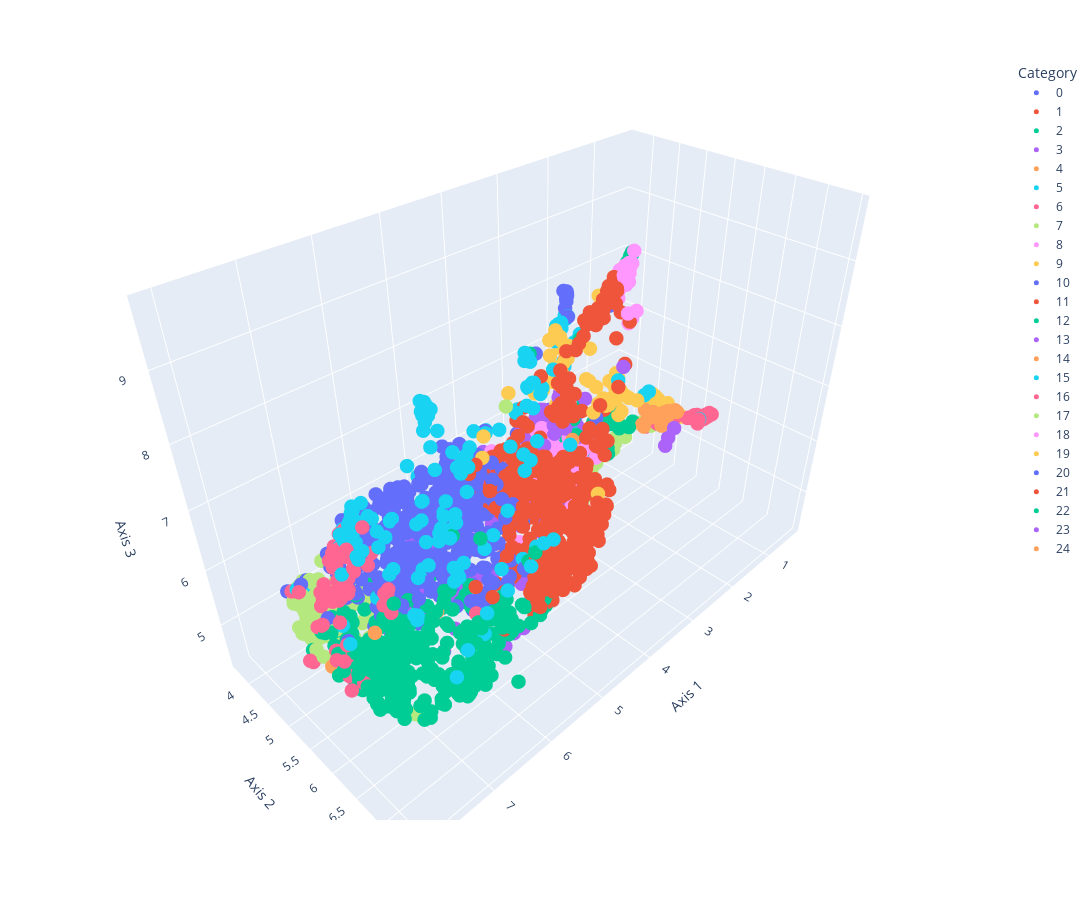

Notebook code cell kept with this figure:
### Code cell
fig = px.scatter_3d(UMAP_3D_Data, 
                    x='Axis 1', 
                    y='Axis 2', 
                    z='Axis 3',
                    color = "Category",
                    hover_data=['Metadata_EOS', "Metadata_Plate", "Metadata_Concentration"])

fig.update_layout(
    autosize=False,
    width=1300, ### change width
    height=900, ### change height
    #title = "If you want a title it goes here"])
    )

### marker size
fig.update_traces(marker={'size': 5})

fig.show()

### save as html file!
fig.write_html("./Figures/" + str(date.today()) + "_UMAP_3D.html")

### Figure 1 — Plotly figure (JSON) as saved in the notebook; plotly's stock layout.template omitted (floating-point values rounded to 4 significant figures; data arrays with more than 128 entries replaced by an {"elided": "..."} marker saying what was removed)
{"data": [{"customdata": {"elided": "375x3 mixed values"}, "hovertemplate": "Category=0<br>Axis 1=%{x}<br>Axis 2=%{y}<br>Axis 3=%{z}<br>Metadata_EOS=%{customdata[0]}<br>Metadata_Plate=%{customdata[1]}<br>Metadata_Concentration=%{customdata[2]}<extra></extra>", "legendgroup": "0", "marker": {"color": "#636efa", "size": 5, "symbol": "circle"}, "mode": "markers", "name": "0", "scene": "scene", "showlegend": true, "type": "scatter3d", "x": {"elided": "375 float values"}, "y": {"elided": "375 float values"}, "z": {"elided": "375 float values"}}, {"customdata": {"elided": "376x3 mixed values"}, "hovertemplate": "Category=1<br>Axis 1=%{x}<br>Axis 2=%{y}<br>Axis 3=%{z}<br>Metadata_EOS=%{customdata[0]}<br>Metadata_Plate=%{customdata[1]}<br>Metadata_Concentration=%{customdata[2]}<extra></extra>", "legendgroup": "1", "marker": {"color": "#EF553B", "size": 5, "symbol": "circle"}, "mode": "markers", "name": "1", "scene": "scene", "showlegend": true, "type": "scatter3d", "x": {"elided": "376 float values"}, "y": {"elided": "376 float values"}, "z": {"elided": "376 float values"}}, {"customdata": {"elided": "340x3 mixed values"}, "hovertemplate": "Category=2<br>Axis 1=%{x}<br>Axis 2=%{y}<br>Axis 3=%{z}<br>Metadata_EOS=%{customdata[0]}<br>Metadata_Plate=%{customdata[1]}<br>Metadata_Concentration=%{customdata[2]}<extra></extra>", "legendgroup": "2", "marker": {"color": "#00cc96", "size": 5, "symbol": "circle"}, "mode": "markers", "name": "2", "scene": "scene", "showlegend": true, "type": "scatter3d", "x": {"elided": "340 float values"}, "y": {"elided": "340 float values"}, "z": {"elided": "340 float values"}}, {"customdata": {"elided": "169x3 mixed values"}, "hovertemplate": "Category=3<br>Axis 1=%{x}<br>Axis 2=%{y}<br>Axis 3=%{z}<br>Metadata_EOS=%{customdata[0]}<br>Metadata_Plate=%{customdata[1]}<br>Metadata_Concentration=%{customdata[2]}<extra></extra>", "legendgroup": "3", "marker": {"color": "#ab63fa", "size": 5, "symbol": "circle"}, "mode": "markers", "name": "3", "scene": "scene", "showlegend": true, "type": "scatter3d", "x": {"elided": "169 float values"}, "y": {"elided": "169 float values"}, "z": {"elided": "169 float values"}}, {"customdata": [["EOS102385", "B1007", 10], ["EOS102321", "B1007", 10], ["EOS100800", "B1003", 10], ["EOS101294", "B1004", 10], ["EOS101377", "B1004", 10], ["EOS102386", "B1007", 10]], "hovertemplate": "Category=4<br>Axis 1=%{x}<br>Axis 2=%{y}<br>Axis 3=%{z}<br>Metadata_EOS=%{customdata[0]}<br>Metadata_Plate=%{customdata[1]}<br>Metadata_Concentration=%{customdata[2]}<extra></extra>", "legendgroup": "4", "marker": {"color": "#FFA15A", "size": 5, "symbol": "circle"}, "mode": "markers", "name": "4", "scene": "scene", "showlegend": true, "type": "scatter3d", "x": [7.81, 7.768, 6.908, 6.199, 7.061, 7.394], "y": [5.62, 5.676, 6.63, 6.281, 5.232, 6.021], "z": [5.485, 5.569, 6.507, 6.511, 6.419, 6.066]}, {"customdata": {"elided": "135x3 mixed values"}, "hovertemplate": "Category=5<br>Axis 1=%{x}<br>Axis 2=%{y}<br>Axis 3=%{z}<br>Metadata_EOS=%{customdata[0]}<br>Metadata_Plate=%{customdata[1]}<br>Metadata_Concentration=%{customdata[2]}<extra></extra>", "legendgroup": "5", "marker": {"color": "#19d3f3", "size": 5, "symbol": "circle"}, "mode": "markers", "name": "5", "scene": "scene", "showlegend": true, "type": "scatter3d", "x": {"elided": "135 float values"}, "y": {"elided": "135 float values"}, "z": {"elided": "135 float values"}}, {"customdata": {"elided": "62x3 mixed values"}, "hovertemplate": "Category=6<br>Axis 1=%{x}<br>Axis 2=%{y}<br>Axis 3=%{z}<br>Metadata_EOS=%{customdata[0]}<br>Metadata_Plate=%{customdata[1]}<br>Metadata_Concentration=%{customdata[2]}<extra></extra>", "legendgroup": "6", "marker": {"color": "#FF6692", "size": 5, "symbol": "circle"}, "mode": "markers", "name": "6", "scene": "scene", "showlegend": true, "type": "scatter3d", "x": [7.791, 7.643, 7.376, 7.422, 7.5, 6.678, 7.768, 7.517, 7.711, 7.538, 7.813, 7.497, 7.378, 7.595, 7.425, 7.625, 7.783, 7.877, 7.507, 7.095, 7.503, 7.579, 8.022, 7.836, 7.628, 7.605, 7.645, 7.532, 7.657, 7.92, 7.73, 7.549, 7.913, 7.283, 7.34, 7.591, 7.943, 7.544, 7.358, 7.487, 7.919, 7.674, 7.614, 7.829, 7.819, 7.536, 7.807, 7.898, 7.56, 7.267, 7.341, 7.577, 7.503, 7.695, 7.571, 7.565, 6.582, 7.697, 7.465, 8.012, 7.56, 2.453], "y": [5.643, 5.862, 5.544, 5.81, 5.487, 7.051, 5.046, 4.301, 5.734, 5.734, 6.055, 5.531, 6.057, 6.12, 5.743, 5.652, 5.386, 5.715, 6.586, 5.693, 5.688, 5.641, 6.353, 5.759, 5.993, 5.746, 5.841, 5.569, 5.492, 5.789, 5.636, 6.682, 5.754, 5.898, 5.501, 6.617, 6.329, 5.101, 5.265, 6.584, 6.213, 5.785, 6.145, 6.037, 5.07, 6.611, 6.321, 5.94, 6.616, 5.331, 5.56, 5.571, 5.799, 6.086, 5.986, 5.937, 5.29, 5.912, 5.532, 6.386, 4.598, 4.8], "z": [6.74, 6.965, 7.062, 6.931, 6.831, 6.619, 5.067, 5.63, 6.601, 7.185, 5.654, 6.646, 7.717, 7.432, 7.517, 6.637, 5.977, 6.331, 7.191, 6.926, 7.247, 6.46, 6.339, 6.75, 6.915, 6.588, 7.2, 6.082, 6.673, 6.417, 5.716, 6.996, 6.374, 6.994, 7.093, 7.091, 6.522, 5.954, 6.824, 7.235, 6.772, 5.686, 7.331, 5.678, 5.151, 7.124, 5.771, 5.926, 7.245, 7.107, 7.202, 7.043, 6.866, 6.967, 7.473, 7.334, 6.071, 6.936, 7.166, 5.873, 5.852, 4.491]}, {"customdata": {"elided": "217x3 mixed values"}, "hovertemplate": "Category=7<br>Axis 1=%{x}<br>Axis 2=%{y}<br>Axis 3=%{z}<br>Metadata_EOS=%{customdata[0]}<br>Metadata_Plate=%{customdata[1]}<br>Metadata_Concentration=%{customdata[2]}<extra></extra>", "legendgroup": "7", "marker": {"color": "#B6E880", "size": 5, "symbol": "circle"}, "mode": "markers", "name": "7", "scene": "scene", "showlegend": true, "type": "scatter3d", "x": {"elided": "217 float values"}, "y": {"elided": "217 float values"}, "z": {"elided": "217 float values"}}, {"customdata": {"elided": "146x3 mixed values"}, "hovertemplate": "Category=8<br>Axis 1=%{x}<br>Axis 2=%{y}<br>Axis 3=%{z}<br>Metadata_EOS=%{customdata[0]}<br>Metadata_Plate=%{customdata[1]}<br>Metadata_Concentration=%{customdata[2]}<extra></extra>", "legendgroup": "8", "marker": {"color": "#FF97FF", "size": 5, "symbol": "circle"}, "mode": "markers", "name": "8", "scene": "scene", "showlegend": true, "type": "scatter3d", "x": {"elided": "146 float values"}, "y": {"elided": "146 float values"}, "z": {"elided": "146 float values"}}, {"customdata": {"elided": "66x3 mixed values"}, "hovertemplate": "Category=9<br>Axis 1=%{x}<br>Axis 2=%{y}<br>Axis 3=%{z}<br>Metadata_EOS=%{customdata[0]}<br>Metadata_Plate=%{customdata[1]}<br>Metadata_Concentration=%{customdata[2]}<extra></extra>", "legendgroup": "9", "marker": {"color": "#FECB52", "size": 5, "symbol": "circle"}, "mode": "markers", "name": "9", "scene": "scene", "showlegend": true, "type": "scatter3d", "x": [3.535, 3.831, 3.439, 4.478, 2.977, 2.967, 3.946, 3.274, 3.198, 4.846, 3.381, 3.943, 3.154, 3.063, 5.991, 3.879, 4.442, 2.901, 6.028, 4.018, 3.44, 3.046, 2.728, 3.714, 3.729, 3.454, 3.448, 4.22, 3.509, 3.405, 3.792, 3.539, 3.57, 3.329, 3.721, 3.547, 3.363, 3.44, 4.134, 3.075, 2.75, 3.347, 2.635, 2.646, 4.483, 4.287, 3.377, 4.331, 3.277, 2.881, 4.371, 2.494, 3.599, 3.838, 3.362, 3.376, 2.709, 3.414, 3.123, 0.6939, 3.854, 3.477, 3.53, 3.428, 3.722, 3.69], "y": [6.168, 6.208, 5.364, 6.166, 5.305, 6.018, 5.524, 6.004, 5.831, 5.687, 6.183, 5.58, 6.084, 5.431, 6.477, 6.258, 6.87, 5.434, 6.555, 5.673, 5.165, 5.421, 5.565, 5.471, 5.42, 5.247, 5.137, 5.584, 5.216, 5.359, 6.052, 6.208, 5.296, 5.958, 5.291, 5.215, 5.147, 5.218, 5.815, 6.004, 5.75, 5.284, 5.707, 5.99, 5.784, 5.992, 6.202, 6.03, 6.001, 6.023, 5.817, 5.514, 5.41, 5.664, 6.166, 6.216, 5.61, 6.15, 6.07, 4.778, 5.584, 6.245, 6.299, 6.24, 5.409, 6.166], "z": [7.563, 7.613, 7.916, 8.374, 7.359, 7.402, 8.231, 7.405, 7.371, 8.132, 7.943, 7.855, 7.593, 7.942, 8.146, 9.32, 6.981, 7.25, 8.492, 8.146, 7.069, 7.41, 6.946, 7.667, 7.775, 8.154, 8.261, 7.803, 8.241, 7.991, 8.938, 7.964, 7.665, 7.331, 8.278, 8.252, 7.959, 8.192, 8.107, 7.455, 6.849, 8.04, 6.838, 7.161, 8.009, 8.222, 7.923, 8.278, 7.382, 7.324, 8.023, 6.744, 7.78, 8.131, 7.991, 7.944, 6.929, 7.616, 7.565, 5.857, 7.917, 7.874, 9.561, 7.896, 7.867, 7.668]}, {"customdata": {"elided": "59x3 mixed values"}, "hovertemplate": "Category=10<br>Axis 1=%{x}<br>Axis 2=%{y}<br>Axis 3=%{z}<br>Metadata_EOS=%{customdata[0]}<br>Metadata_Plate=%{customdata[1]}<br>Metadata_Concentration=%{customdata[2]}<extra></extra>", "legendgroup": "10", "marker": {"color": "#636efa", "size": 5, "symbol": "circle"}, "mode": "markers", "name": "10", "scene": "scene", "showlegend": true, "type": "scatter3d", "x": [5.819, 3.218, 4.681, 4.013, 2.706, 3.054, 4.564, 3.279, 2.588, 5.025, 2.812, 2.149, 4.915, 3.527, 3.264, 3.129, 4.207, 4.259, 3.769, 3.582, 6.006, 5.007, 3.658, 3.84, 4.628, 2.699, 3.734, 4.911, 2.775, 4.468, 4.448, 2.788, 2.819, 3.902, 3.501, 3.937, 6.459, 3.439, 2.639, 3.517, 6.214, 6.362, 4.829, 4.976, 2.607, 3.323, 2.837, 4.006, 3.231, 2.881, 4.321, 4.558, 2.66, 3.728, 2.565, 4.682, 4.959, 4.528, 2.579], "y": [4.189, 4.165, 4.16, 4.121, 4.221, 4.182, 3.998, 4.263, 4.434, 4.153, 4.389, 4.018, 4.127, 4.43, 4.23, 4.224, 4.289, 4.379, 4.538, 4.136, 4.02, 4.111, 4.199, 4.611, 4.156, 4.63, 4.117, 4.223, 4.362, 4.019, 4.005, 4.41, 4.341, 4.271, 4.114, 4.083, 3.913, 4.315, 4.553, 4.494, 3.951, 3.968, 4.254, 4.08, 4.303, 4.119, 4.288, 4.79, 4.302, 4.246, 4.014, 3.991, 4.496, 4.129, 4.436, 4.091, 4.107, 4.059, 4.45], "z": [4.624, 5.481, 4.747, 4.804, 5.35, 4.926, 4.622, 5.317, 4.81, 4.739, 5.287, 5.193, 4.755, 6.253, 5.23, 5.324, 5.264, 5.514, 5.143, 5.35, 4.469, 4.695, 5.317, 5.281, 4.954, 5.496, 5.327, 4.908, 6.3, 4.655, 4.646, 5.316, 5.278, 5.448, 5.339, 4.789, 4.346, 5.802, 4.858, 5.195, 4.527, 4.431, 4.959, 4.669, 4.761, 5.396, 4.756, 5.29, 5.422, 4.79, 4.67, 4.612, 4.85, 5.346, 5.074, 4.797, 4.724, 4.685, 4.933]}, {"customdata": {"elided": "57x3 mixed values"}, "hovertemplate": "Category=11<br>Axis 1=%{x}<br>Axis 2=%{y}<br>Axis 3=%{z}<br>Metadata_EOS=%{customdata[0]}<br>Metadata_Plate=%{customdata[1]}<br>Metadata_Concentration=%{customdata[2]}<extra></extra>", "legendgroup": "11", "marker": {"color": "#EF553B", "size": 5, "symbol": "circle"}, "mode": "markers", "name": "11", "scene": "scene", "showlegend": true, "type": "scatter3d", "x": [4.241, 4.037, 3.768, 3.951, 4.237, 4.186, 4.378, 3.751, 4.274, 4.02, 3.741, 4.172, 4.21, 4.312, 4.065, 3.979, 4.012, 4.195, 4.064, 3.984, 3.943, 4.021, 3.791, 4.279, 3.472, 3.642, 4.086, 4.091, 4.067, 3.749, 3.968, 4.093, 4.098, 4.084, 4.345, 4.309, 3.642, 4.026, 3.919, 4.271, 4.116, 3.998, 4.209, 4.334, 3.844, 4.15, 3.982, 4.439, 4.247, 4.151, 4.662, 4.223, 4.578, 3.774, 4.257, 4.08, 4.188], "y": [6.551, 6.529, 6.548, 6.448, 6.593, 6.498, 6.633, 6.248, 6.441, 6.45, 6.641, 6.593, 6.521, 6.507, 6.415, 6.61, 6.609, 6.407, 6.604, 6.49, 6.559, 6.654, 6.537, 6.641, 5.543, 6.529, 6.227, 6.521, 6.481, 6.298, 6.485, 6.642, 6.612, 6.565, 6.335, 6.181, 6.532, 6.517, 6.564, 6.494, 6.589, 6.565, 6.333, 6.523, 6.535, 6.534, 6.608, 6.273, 6.297, 6.513, 6.071, 6.644, 6.312, 6.389, 6.419, 6.379, 6.525], "z": [9.343, 9.433, 8.126, 9.473, 9.362, 9.134, 9.283, 7.707, 9.195, 9.387, 9.066, 9.363, 9.308, 9.259, 9.21, 9.38, 9.534, 9.271, 9.499, 9.455, 9.527, 9.567, 9.17, 9.376, 7.438, 8.399, 9.057, 7.575, 9.23, 9.415, 9.47, 9.518, 9.466, 9.401, 8.799, 8.085, 8.393, 9.414, 9.534, 9.237, 9.458, 9.479, 8.935, 9.231, 8.841, 9.211, 9.559, 8.797, 8.834, 9.355, 8.46, 9.296, 8.609, 9.568, 9.135, 9.14, 9.364]}, {"customdata": [["EOS101804", "B1006", 10], ["EOS100499", "B1002", 10], ["EOS101209", "B1004", 10], ["EOS101293", "B1004", 10], ["EOS100824", "B1003", 10], ["EOS100414", "B1002", 10], ["EOS100280", "B1001", 10], ["EOS100465", "B1002", 10], ["EOS101240", "B1004", 10], ["EOS101632", "B1005", 10], ["EOS100193", "B1001", 10], ["EOS100028", "B1001", 10], ["EOS102000", "B1006", 10], ["EOS101805", "B1006", 10], ["EOS100536", "B1002", 10], ["EOS100070", "B1001", 10], ["EOS100353", "B1002", 10], ["EOS100880", "B1003", 10], ["EOS101764", "B1006", 10], ["EOS100342", "B1001", 10], ["EOS101310", "B1004", 10], ["EOS100333", "B1001", 10], ["EOS101567", "B1005", 10], ["EOS100135", "B1001", 10], ["EOS101357", "B1004", 10], ["EOS100124", "B1001", 10], ["EOS102393", "B1007", 10], ["EOS100544", "B1002", 10]], "hovertemplate": "Category=12<br>Axis 1=%{x}<br>Axis 2=%{y}<br>Axis 3=%{z}<br>Metadata_EOS=%{customdata[0]}<br>Metadata_Plate=%{customdata[1]}<br>Metadata_Concentration=%{customdata[2]}<extra></extra>", "legendgroup": "12", "marker": {"color": "#00cc96", "size": 5, "symbol": "circle"}, "mode": "markers", "name": "12", "scene": "scene", "showlegend": true, "type": "scatter3d", "x": [2.25, 2.141, 3.112, 2.274, 2.899, 2.696, 2.575, 2.739, 2.056, 2.855, 2.276, 2.711, 2.161, 2.28, 6.338, 2.291, 5.391, 2.016, 2.538, 2.775, 2.809, 2.63, 2.742, 2.896, 2.216, 2.001, 2.492, 3.064], "y": [5.362, 5.101, 4.475, 5.393, 5.072, 5.543, 4.563, 4.621, 5.0, 5.61, 4.749, 5.56, 4.765, 5.584, 4.228, 5.082, 4.123, 5.246, 5.089, 4.63, 4.955, 4.764, 4.648, 4.33, 5.343, 5.431, 4.678, 5.826], "z": [6.261, 6.086, 5.921, 6.21, 6.234, 6.719, 6.473, 6.014, 5.524, 6.772, 5.309, 6.04, 5.961, 6.327, 4.9, 6.439, 4.65, 6.048, 5.864, 6.024, 5.802, 6.25, 5.845, 5.883, 6.213, 6.221, 6.526, 7.185]}, {"customdata": {"elided": "67x3 mixed values"}, "hovertemplate": "Category=13<br>Axis 1=%{x}<br>Axis 2=%{y}<br>Axis 3=%{z}<br>Metadata_EOS=%{customdata[0]}<br>Metadata_Plate=%{customdata[1]}<br>Metadata_Concentration=%{customdata[2]}<extra></extra>", "legendgroup": "13", "marker": {"color": "#ab63fa", "size": 5, "symbol": "circle"}, "mode": "markers", "name": "13", "scene": "scene", "showlegend": true, "type": "scatter3d", "x": [2.609, 3.503, 2.205, 2.816, 2.461, 1.891, 2.906, 2.139, 2.832, 3.428, 3.411, 3.025, 2.345, 2.541, 1.908, 2.34, 2.275, 3.083, 3.441, 2.94, 3.323, 2.121, 3.671, 2.44, 2.424, 2.551, 2.556, 2.638, 2.864, 3.321, 2.47, 1.88, 3.608, 3.119, 2.831, 3.557, 2.972, 2.505, 1.892, 2.732, 2.743, 1.875, 3.104, 2.477, 3.093, 2.704, 2.827, 3.68, 1.876, 2.963, 2.007, 2.258, 3.828, 2.762, 2.758, 2.825, 3.831, 3.188, 2.772, 2.859, 2.438, 3.616, 2.922, 2.932, 1.923, 3.087, 2.498], "y": [4.443, 4.483, 4.066, 4.137, 4.469, 4.776, 4.314, 4.125, 4.12, 4.541, 5.186, 5.34, 4.396, 4.933, 4.817, 4.483, 4.055, 4.433, 5.134, 4.452, 4.666, 5.066, 5.409, 4.281, 4.545, 4.783, 4.462, 4.453, 4.396, 4.518, 4.364, 4.826, 5.398, 4.85, 4.196, 5.233, 4.632, 4.405, 4.783, 4.632, 4.62, 4.79, 4.671, 4.296, 4.793, 4.09, 4.215, 6.537, 4.804, 4.431, 4.903, 4.465, 5.709, 4.565, 4.559, 4.146, 4.9, 4.486, 5.062, 4.162, 4.944, 5.461, 4.311, 4.62, 4.773, 4.625, 4.448], "z": [6.519, 6.284, 5.296, 6.094, 6.03, 6.026, 6.343, 5.306, 6.006, 6.426, 7.188, 7.064, 6.029, 5.823, 6.114, 5.447, 5.31, 5.86, 6.556, 6.35, 6.418, 6.232, 7.71, 5.967, 6.017, 5.919, 6.189, 6.491, 6.076, 6.269, 6.266, 6.076, 7.459, 6.551, 6.13, 6.804, 6.468, 5.986, 6.063, 6.664, 6.378, 6.023, 6.374, 5.961, 6.676, 6.024, 6.157, 8.375, 6.068, 6.422, 6.094, 5.985, 7.116, 6.618, 6.415, 6.095, 6.553, 6.332, 5.861, 6.098, 5.843, 7.338, 6.323, 6.522, 6.109, 6.429, 6.145]}, {"customdata": [["EOS100030", "B1001", 10], ["EOS100174", "B1001", 10], ["EOS100156", "B1001", 10], ["EOS101430", "B1005", 10], ["EOS100063", "B1001", 10], ["EOS100157", "B1001", 10], ["EOS102283", "B1007", 10], ["EOS101521", "B1005", 10], ["EOS100432", "B1002", 10], ["EOS100953", "B1003", 10], ["EOS100682", "B1002", 10], ["EOS100990", "B1003", 10], ["EOS101960", "B1006", 10], ["EOS100463", "B1002", 10], ["EOS101246", "B1004", 10], ["EOS100586", "B1002", 10], ["EOS101257", "B1004", 10], ["EOS100958", "B1003", 10], ["EOS102018", "B1006", 10], ["EOS100603", "B1002", 10], ["EOS100370", "B1002", 10], ["EOS101216", "B1004", 10], ["EOS100822", "B1003", 10], ["EOS101752", "B1005", 10], ["EOS100699", "B1002", 10], ["EOS100649", "B1002", 10], ["EOS100850", "B1003", 10]], "hovertemplate": "Category=14<br>Axis 1=%{x}<br>Axis 2=%{y}<br>Axis 3=%{z}<br>Metadata_EOS=%{customdata[0]}<br>Metadata_Plate=%{customdata[1]}<br>Metadata_Concentration=%{customdata[2]}<extra></extra>", "legendgroup": "14", "marker": {"color": "#FFA15A", "size": 5, "symbol": "circle"}, "mode": "markers", "name": "14", "scene": "scene", "showlegend": true, "type": "scatter3d", "x": [1.98, 1.83, 2.029, 1.898, 1.741, 1.908, 1.887, 1.573, 1.692, 1.767, 1.695, 1.781, 1.878, 1.882, 2.045, 2.142, 1.823, 1.808, 3.909, 1.657, 2.133, 1.775, 1.713, 1.895, 1.866, 2.107, 1.81], "y": [5.977, 5.831, 5.738, 5.815, 5.823, 6.01, 5.781, 5.878, 5.754, 5.952, 5.988, 6.019, 5.819, 5.716, 6.015, 5.757, 5.968, 6.029, 5.923, 5.998, 5.753, 5.81, 5.861, 5.779, 5.991, 5.704, 5.861], "z": [6.602, 6.387, 6.431, 6.489, 6.407, 6.645, 6.434, 6.325, 6.262, 6.527, 6.549, 6.592, 6.436, 6.478, 6.45, 6.354, 6.519, 6.611, 7.072, 6.506, 6.649, 6.363, 6.391, 6.425, 6.61, 6.353, 6.5]}, {"customdata": [["EOS101115", "B1004", 10], ["EOS100631", "B1002", 10], ["EOS102418", "B1007", 10], ["EOS100703", "B1002", 10], ["EOS101673", "B1005", 10], ["EOS100700", "B1002", 10], ["EOS102379", "B1007", 10], ["EOS100154", "B1001", 10], ["EOS101944", "B1006", 10], ["EOS100604", "B1002", 10], ["EOS100601", "B1002", 10], ["EOS100837", "B1003", 10], ["EOS101221", "B1004", 10], ["EOS101399", "B1004", 10], ["EOS101392", "B1004", 10], ["EOS101334", "B1004", 10], ["EOS101474", "B1005", 10], ["EOS101282", "B1004", 10], ["EOS101299", "B1004", 10], ["EOS101609", "B1005", 10], ["EOS100479", "B1002", 10], ["EOS100039", "B1001", 10], ["EOS100179", "B1001", 10], ["EOS100489", "B1002", 10]], "hovertemplate": "Category=15<br>Axis 1=%{x}<br>Axis 2=%{y}<br>Axis 3=%{z}<br>Metadata_EOS=%{customdata[0]}<br>Metadata_Plate=%{customdata[1]}<br>Metadata_Concentration=%{customdata[2]}<extra></extra>", "legendgroup": "15", "marker": {"color": "#19d3f3", "size": 5, "symbol": "circle"}, "mode": "markers", "name": "15", "scene": "scene", "showlegend": true, "type": "scatter3d", "x": [3.387, 3.282, 2.55, 3.639, 2.428, 0.8112, 2.623, 3.184, 2.562, 2.677, 2.935, 2.689, 2.531, 3.274, 2.477, 0.8929, 3.326, 3.218, 3.012, 3.073, 3.076, 3.081, 2.559, 3.269], "y": [5.072, 4.993, 4.53, 6.434, 4.523, 4.8, 4.541, 4.998, 4.507, 4.553, 5.023, 4.582, 4.875, 5.041, 4.533, 4.775, 5.078, 5.025, 5.189, 4.954, 5.019, 4.977, 4.479, 5.018], "z": [8.047, 8.21, 6.681, 8.117, 5.843, 5.96, 7.106, 8.14, 6.861, 6.845, 7.832, 7.23, 5.76, 8.148, 6.371, 5.913, 7.982, 8.249, 8.057, 8.278, 8.291, 8.235, 6.85, 8.242]}, {"customdata": [["EOS101610", "B1005", 10], ["EOS100864", "B1003", 10], ["EOS100976", "B1003", 10], ["EOS100856", "B1003", 10], ["EOS100774", "B1003", 10], ["EOS100064", "B1001", 10], ["EOS100024", "B1001", 10], ["EOS100746", "B1003", 10], ["EOS102288", "B1007", 10], ["EOS100847", "B1003", 10], ["EOS100987", "B1003", 10], ["EOS100289", "B1001", 10], ["EOS101582", "B1005", 10], ["EOS101402", "B1004", 10], ["EOS100251", "B1001", 10], ["EOS100296", "B1001", 10], ["EOS100312", "B1001", 10], ["EOS101473", "B1005", 10], ["EOS100410", "B1002", 10], ["EOS100418", "B1002", 10], ["EOS100422", "B1002", 10], ["EOS101820", "B1006", 10], ["EOS101584", "B1005", 10], ["EOS101232", "B1004", 10], ["EOS101534", "B1005", 10], ["EOS101098", "B1004", 10], ["EOS101725", "B1005", 10], ["EOS101051", "B1003", 10], ["EOS100635", "B1002", 10], ["EOS101036", "B1003", 10], ["EOS101012", "B1003", 10], ["EOS100999", "B1003", 10], ["EOS101179", "B1004", 10], ["EOS101886", "B1006", 10]], "hovertemplate": "Category=16<br>Axis 1=%{x}<br>Axis 2=%{y}<br>Axis 3=%{z}<br>Metadata_EOS=%{customdata[0]}<br>Metadata_Plate=%{customdata[1]}<br>Metadata_Concentration=%{customdata[2]}<extra></extra>", "legendgroup": "16", "marker": {"color": "#FF6692", "size": 5, "symbol": "circle"}, "mode": "markers", "name": "16", "scene": "scene", "showlegend": true, "type": "scatter3d", "x": [0.9044, 1.723, 1.263, 1.001, 1.309, 1.667, 1.079, 1.618, 1.38, 1.174, 0.9952, 1.395, 1.047, 1.056, 1.109, 1.125, 0.981, 1.55, 1.047, 1.079, 1.05, 0.9373, 1.18, 0.9955, 1.091, 1.432, 0.9699, 1.144, 0.9198, 1.016, 0.9356, 1.564, 1.619, 1.184], "y": [6.088, 5.481, 6.056, 6.129, 6.259, 5.65, 6.179, 5.824, 6.207, 6.226, 6.126, 6.188, 6.179, 5.846, 6.143, 6.275, 6.14, 5.91, 5.788, 6.226, 5.824, 6.088, 6.214, 6.165, 6.2, 6.249, 6.079, 6.197, 6.097, 5.956, 6.052, 5.952, 5.845, 6.24], "z": [6.176, 6.016, 6.289, 6.206, 6.333, 6.131, 6.262, 6.299, 6.261, 6.329, 6.208, 6.418, 6.252, 6.04, 6.255, 6.341, 6.205, 6.327, 6.005, 6.296, 6.034, 6.173, 6.287, 6.235, 6.273, 6.379, 6.169, 6.289, 6.177, 6.1, 6.143, 6.388, 6.301, 6.307]}, {"customdata": {"elided": "58x3 mixed values"}, "hovertemplate": "Category=17<br>Axis 1=%{x}<br>Axis 2=%{y}<br>Axis 3=%{z}<br>Metadata_EOS=%{customdata[0]}<br>Metadata_Plate=%{customdata[1]}<br>Metadata_Concentration=%{customdata[2]}<extra></extra>", "legendgroup": "17", "marker": {"color": "#B6E880", "size": 5, "symbol": "circle"}, "mode": "markers", "name": "17", "scene": "scene", "showlegend": true, "type": "scatter3d", "x": [2.223, 2.334, 1.984, 1.759, 1.677, 2.366, 1.979, 1.769, 1.91, 2.278, 1.293, 1.818, 2.254, 1.826, 1.979, 1.83, 1.51, 1.578, 1.849, 2.09, 1.904, 1.547, 1.564, 2.29, 1.81, 2.004, 1.642, 1.812, 2.16, 1.917, 1.262, 2.063, 1.805, 1.66, 1.807, 1.683, 1.991, 2.678, 2.016, 1.829, 2.38, 1.946, 7.086, 2.096, 1.872, 1.703, 2.083, 2.452, 1.718, 2.183, 1.85, 2.308, 1.91, 2.272, 2.092, 1.932, 1.904, 1.989], "y": [4.353, 4.755, 4.567, 4.909, 4.63, 4.726, 4.585, 4.428, 4.647, 4.661, 5.012, 4.455, 4.726, 4.461, 4.607, 4.499, 4.657, 4.704, 4.492, 4.444, 4.566, 4.702, 4.943, 4.706, 4.707, 4.474, 4.619, 4.631, 4.34, 4.916, 4.714, 4.477, 4.669, 5.536, 4.944, 4.653, 4.594, 4.444, 4.645, 4.453, 4.378, 4.877, 6.36, 4.524, 4.42, 4.328, 4.717, 4.618, 4.642, 4.088, 4.52, 4.753, 4.713, 4.249, 4.83, 4.967, 4.621, 4.632], "z": [4.835, 4.474, 4.457, 5.536, 5.07, 5.147, 4.973, 4.542, 4.961, 5.299, 5.656, 4.5, 4.695, 4.544, 4.429, 4.466, 5.099, 5.087, 4.468, 4.797, 4.507, 5.089, 5.646, 5.24, 5.262, 5.448, 5.032, 5.052, 4.885, 5.447, 5.209, 4.887, 5.071, 6.031, 5.466, 5.01, 4.447, 5.401, 5.017, 4.508, 4.813, 5.928, 4.526, 5.354, 4.541, 4.597, 5.27, 4.964, 5.057, 5.274, 4.482, 4.498, 5.793, 5.405, 5.622, 5.513, 5.158, 4.903]}, {"customdata": [["EOS101084", "B1004", 10], ["EOS100689", "B1002", 10], ["EOS100934", "B1003", 10], ["EOS101166", "B1004", 10], ["EOS101205", "B1004", 10], ["EOS101197", "B1004", 10], ["EOS101229", "B1004", 10], ["EOS101176", "B1004", 10], ["EOS101028", "B1003", 10], ["EOS101305", "B1004", 10], ["EOS101728", "B1005", 10], ["EOS102437", "B1007", 10], ["EOS101668", "B1005", 10], ["EOS101292", "B1004", 10], ["EOS101651", "B1005", 10], ["EOS101649", "B1005", 10], ["EOS101544", "B1005", 10], ["EOS102327", "B1007", 10], ["EOS101515", "B1005", 10], ["EOS101312", "B1004", 10], ["EOS101349", "B1004", 10], ["EOS100636", "B1002", 10], ["EOS101436", "B1005", 10], ["EOS100542", "B1002", 10], ["EOS101502", "B1005", 10]], "hovertemplate": "Category=18<br>Axis 1=%{x}<br>Axis 2=%{y}<br>Axis 3=%{z}<br>Metadata_EOS=%{customdata[0]}<br>Metadata_Plate=%{customdata[1]}<br>Metadata_Concentration=%{customdata[2]}<extra></extra>", "legendgroup": "18", "marker": {"color": "#FF97FF", "size": 5, "symbol": "circle"}, "mode": "markers", "name": "18", "scene": "scene", "showlegend": true, "type": "scatter3d", "x": [3.673, 3.683, 3.818, 3.629, 3.341, 3.728, 3.705, 3.58, 3.505, 3.582, 3.619, 3.582, 3.55, 3.74, 3.536, 3.512, 3.564, 3.956, 3.759, 3.535, 3.668, 3.747, 3.517, 3.647, 3.732], "y": [6.618, 6.593, 6.615, 6.352, 6.321, 6.507, 6.507, 6.337, 6.433, 6.452, 6.343, 6.468, 6.439, 6.606, 6.356, 6.383, 6.452, 6.538, 6.524, 6.281, 6.532, 6.631, 6.396, 6.658, 6.439], "z": [9.077, 9.116, 9.561, 9.596, 9.743, 9.592, 9.501, 9.556, 9.671, 9.667, 9.327, 9.656, 9.563, 9.161, 9.628, 9.647, 9.679, 9.448, 9.632, 9.533, 9.522, 9.044, 9.667, 9.18, 9.297]}, {"customdata": [["EOS100834", "B1003", 10], ["EOS100855", "B1003", 10], ["EOS100950", "B1003", 10], ["EOS100500", "B1002", 10], ["EOS100503", "B1002", 10], ["EOS100898", "B1003", 10], ["EOS100408", "B1002", 10], ["EOS100376", "B1002", 10], ["EOS100270", "B1001", 10], ["EOS100948", "B1003", 10], ["EOS100140", "B1001", 10], ["EOS100598", "B1002", 10], ["EOS100440", "B1002", 10], ["EOS102252", "B1007", 10], ["EOS101517", "B1005", 10], ["EOS101711", "B1005", 10], ["EOS101532", "B1005", 10], ["EOS101302", "B1004", 10], ["EOS101196", "B1004", 10], ["EOS101796", "B1006", 10], ["EOS101807", "B1006", 10], ["EOS101852", "B1006", 10], ["EOS101389", "B1004", 10], ["EOS101744", "B1005", 10], ["EOS101281", "B1004", 10], ["EOS101633", "B1005", 10], ["EOS101985", "B1006", 10], ["EOS101455", "B1005", 10], ["EOS102036", "B1006", 10], ["EOS102282", "B1007", 10], ["EOS102337", "B1007", 10], ["EOS102159", "B1007", 10], ["EOS101101", "B1004", 10]], "hovertemplate": "Category=19<br>Axis 1=%{x}<br>Axis 2=%{y}<br>Axis 3=%{z}<br>Metadata_EOS=%{customdata[0]}<br>Metadata_Plate=%{customdata[1]}<br>Metadata_Concentration=%{customdata[2]}<extra></extra>", "legendgroup": "19", "marker": {"color": "#FECB52", "size": 5, "symbol": "circle"}, "mode": "markers", "name": "19", "scene": "scene", "showlegend": true, "type": "scatter3d", "x": [0.9183, 0.5604, 0.4098, 0.5621, 0.5833, 0.3791, 0.7053, 0.5896, 0.5762, 0.6425, 0.6472, 0.7683, 0.4384, 0.5137, 0.4099, 0.4399, 1.001, 0.4929, 0.6302, 0.4845, 0.663, 0.5707, 0.6604, 0.5442, 0.4534, 0.454, 0.4863, 0.5739, 0.6054, 0.6072, 0.5484, 0.6508, 0.6651], "y": [4.948, 4.934, 4.889, 4.818, 4.846, 4.874, 4.79, 4.864, 4.859, 4.716, 4.739, 4.832, 4.881, 4.889, 4.918, 4.891, 5.65, 4.885, 4.858, 4.912, 4.834, 4.837, 4.913, 4.893, 4.918, 4.894, 4.908, 4.759, 4.819, 4.8, 4.884, 4.871, 4.747], "z": [5.675, 5.58, 5.493, 5.706, 5.672, 5.498, 5.776, 5.372, 5.414, 5.657, 5.823, 5.715, 5.543, 5.597, 5.599, 5.551, 5.943, 5.599, 5.626, 5.575, 5.778, 5.686, 5.629, 5.547, 5.526, 5.552, 5.542, 5.749, 5.7, 5.662, 5.635, 5.709, 5.765]}, {"customdata": [["EOS101682", "B1005", 10], ["EOS101479", "B1005", 10], ["EOS100618", "B1002", 10], ["EOS100986", "B1003", 10], ["EOS101773", "B1006", 10], ["EOS101113", "B1004", 10], ["EOS100122", "B1001", 10], ["EOS100103", "B1001", 10], ["EOS101076", "B1004", 10], ["EOS100061", "B1001", 10], ["EOS100992", "B1003", 10], ["EOS100759", "B1003", 10]], "hovertemplate": "Category=20<br>Axis 1=%{x}<br>Axis 2=%{y}<br>Axis 3=%{z}<br>Metadata_EOS=%{customdata[0]}<br>Metadata_Plate=%{customdata[1]}<br>Metadata_Concentration=%{customdata[2]}<extra></extra>", "legendgroup": "20", "marker": {"color": "#636efa", "size": 5, "symbol": "circle"}, "mode": "markers", "name": "20", "scene": "scene", "showlegend": true, "type": "scatter3d", "x": [2.946, 2.958, 2.906, 2.902, 3.038, 2.904, 2.895, 2.945, 2.971, 2.916, 3.082, 3.106], "y": [4.856, 4.867, 4.833, 4.82, 4.925, 4.817, 4.813, 4.801, 4.884, 4.84, 5.023, 5.78], "z": [8.479, 8.464, 8.483, 8.518, 8.367, 8.492, 8.536, 8.557, 8.44, 8.531, 8.29, 8.74]}, {"customdata": [["EOS101684", "B1005", 10], ["EOS100234", "B1001", 10], ["EOS101661", "B1005", 10], ["EOS100492", "B1002", 10], ["EOS101612", "B1005", 10], ["EOS100406", "B1002", 10], ["EOS100001", "B1001", 10], ["EOS100861", "B1003", 10], ["EOS101206", "B1004", 10], ["EOS100922", "B1003", 10], ["EOS100806", "B1003", 10], ["EOS101103", "B1004", 10]], "hovertemplate": "Category=21<br>Axis 1=%{x}<br>Axis 2=%{y}<br>Axis 3=%{z}<br>Metadata_EOS=%{customdata[0]}<br>Metadata_Plate=%{customdata[1]}<br>Metadata_Concentration=%{customdata[2]}<extra></extra>", "legendgroup": "21", "marker": {"color": "#EF553B", "size": 5, "symbol": "circle"}, "mode": "markers", "name": "21", "scene": "scene", "showlegend": true, "type": "scatter3d", "x": [1.007, 1.006, 1.018, 1.008, 0.9591, 0.9763, 0.9817, 0.9926, 0.9749, 0.9623, 0.9701, 2.582], "y": [3.684, 3.704, 3.72, 3.723, 3.683, 3.729, 3.688, 3.699, 3.735, 3.699, 3.716, 4.478], "z": [4.482, 4.503, 4.512, 4.527, 4.485, 4.515, 4.496, 4.502, 4.524, 4.499, 4.512, 5.882]}, {"customdata": [["EOS101069", "B1004", 10], ["EOS101252", "B1004", 10], ["EOS101287", "B1004", 10], ["EOS100254", "B1001", 10], ["EOS100444", "B1002", 10], ["EOS100641", "B1002", 10], ["EOS100459", "B1002", 10], ["EOS100466", "B1002", 10], ["EOS100474", "B1002", 10], ["EOS100595", "B1002", 10], ["EOS101593", "B1005", 10], ["EOS100585", "B1002", 10], ["EOS100311", "B1001", 10]], "hovertemplate": "Category=22<br>Axis 1=%{x}<br>Axis 2=%{y}<br>Axis 3=%{z}<br>Metadata_EOS=%{customdata[0]}<br>Metadata_Plate=%{customdata[1]}<br>Metadata_Concentration=%{customdata[2]}<extra></extra>", "legendgroup": "22", "marker": {"color": "#00cc96", "size": 5, "symbol": "circle"}, "mode": "markers", "name": "22", "scene": "scene", "showlegend": true, "type": "scatter3d", "x": [3.274, 3.269, 3.288, 3.435, 3.304, 3.172, 3.208, 3.33, 3.326, 3.365, 3.491, 3.156, 3.33], "y": [6.239, 6.234, 6.245, 6.296, 6.247, 6.143, 6.14, 5.48, 6.255, 6.292, 6.344, 6.109, 6.281], "z": [9.682, 9.663, 9.687, 9.615, 9.657, 9.586, 9.514, 8.212, 9.658, 9.634, 9.554, 9.53, 9.682]}, {"customdata": [["EOS101921", "B1006", 10], ["EOS100956", "B1003", 10], ["EOS100931", "B1003", 10], ["EOS102213", "B1007", 10], ["EOS102214", "B1007", 10], ["EOS102250", "B1007", 10], ["EOS100885", "B1003", 10], ["EOS101898", "B1006", 10], ["EOS101535", "B1005", 10], ["EOS101851", "B1006", 10], ["EOS101827", "B1006", 10], ["EOS100248", "B1001", 10], ["EOS100255", "B1001", 10], ["EOS100579", "B1002", 10], ["EOS101147", "B1004", 10], ["EOS101234", "B1004", 10], ["EOS100660", "B1002", 10], ["EOS100613", "B1002", 10], ["EOS101442", "B1005", 10], ["EOS100807", "B1003", 10]], "hovertemplate": "Category=23<br>Axis 1=%{x}<br>Axis 2=%{y}<br>Axis 3=%{z}<br>Metadata_EOS=%{customdata[0]}<br>Metadata_Plate=%{customdata[1]}<br>Metadata_Concentration=%{customdata[2]}<extra></extra>", "legendgroup": "23", "marker": {"color": "#ab63fa", "size": 5, "symbol": "circle"}, "mode": "markers", "name": "23", "scene": "scene", "showlegend": true, "type": "scatter3d", "x": [1.354, 2.048, 1.467, 1.485, 1.484, 1.496, 1.544, 1.507, 1.474, 2.027, 1.569, 1.47, 1.496, 1.49, 1.723, 1.432, 1.646, 1.47, 2.164, 1.504], "y": [3.835, 4.024, 3.98, 3.92, 3.872, 3.938, 3.99, 3.992, 3.956, 3.985, 3.9, 3.96, 3.961, 4.005, 3.906, 3.919, 4.259, 3.942, 4.422, 3.977], "z": [4.643, 5.15, 4.656, 4.644, 4.658, 4.648, 4.693, 4.611, 4.614, 5.114, 4.737, 4.585, 4.621, 4.666, 4.892, 4.592, 4.547, 4.62, 5.732, 4.627]}, {"customdata": [["EOS100663", "B1002", 10], ["EOS101133", "B1004", 10]], "hovertemplate": "Category=24<br>Axis 1=%{x}<br>Axis 2=%{y}<br>Axis 3=%{z}<br>Metadata_EOS=%{customdata[0]}<br>Metadata_Plate=%{customdata[1]}<br>Metadata_Concentration=%{customdata[2]}<extra></extra>", "legendgroup": "24", "marker": {"color": "#FFA15A", "size": 5, "symbol": "circle"}, "mode": "markers", "name": "24", "scene": "scene", "showlegend": true, "type": "scatter3d", "x": [3.159, 2.667], "y": [6.128, 4.591], "z": [9.566, 7.256]}], "layout": {"autosize": false, "height": 900, "legend": {"title": {"text": "Category"}, "tracegroupgap": 0}, "margin": {"t": 60}, "scene": {"domain": {"x": [0, 1], "y": [0, 1]}, "xaxis": {"title": {"text": "Axis 1"}}, "yaxis": {"title": {"text": "Axis 2"}}, "zaxis": {"title": {"text": "Axis 3"}}}, "width": 1300}}
